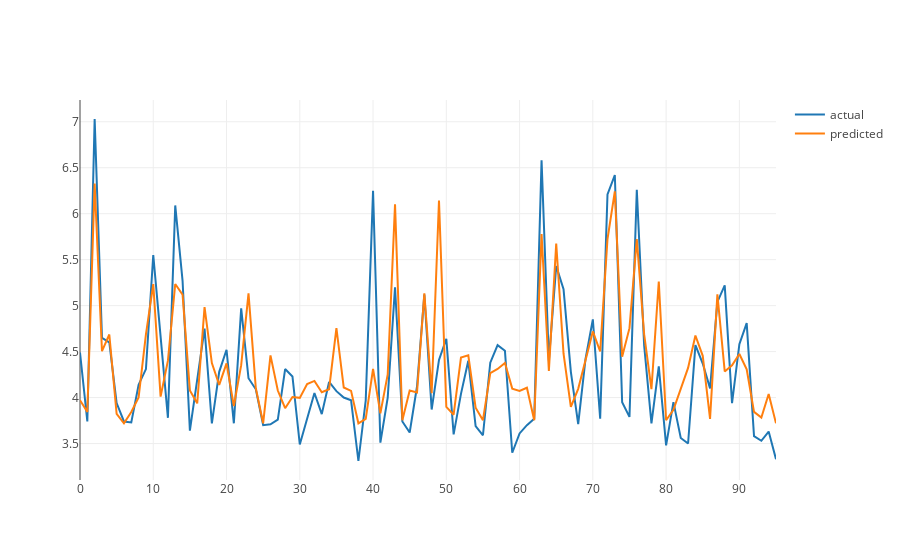

Notebook cell for this chart:
### Code cell
import plotly.graph_objs as go
# https://plot.ly/~aminda/5/
iplot([go.Scatter(x=list(range(len(val_predictions))), y=val_y, mode='lines', name = "actual"),
      go.Scatter(x=list(range(len(val_predictions))), y=val_predictions, mode='lines', name = "predicted")])
